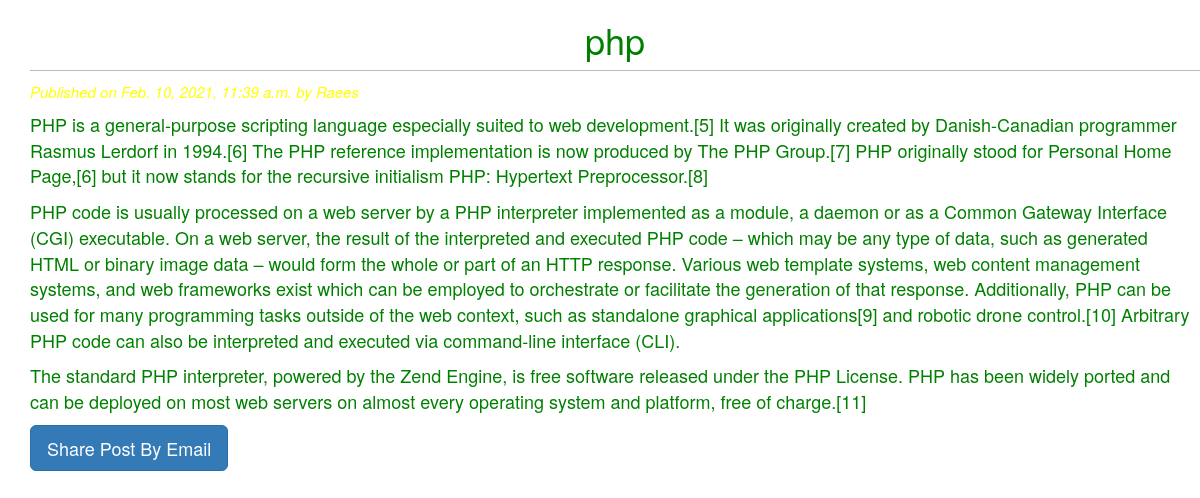
Screenshot of /2021/02/10/php/ with the database file from the repository.
### blog/models.py (models this page shows, shortened)
class Post(models.Model):
    STATUS_CHOICES=(('draft','Draft'),('published','Published'))
    title=models.CharField(max_length=264)
    slug=models.SlugField(max_length=264,unique_for_date='publish')
    author=models.ForeignKey(User,related_name='blog_posts')
    body=models.TextField()
    publish=models.DateTimeField(default=timezone.now)
    created=models.DateTimeField(auto_now_add=True)#datetime of create() action
    updated=models.DateTimeField(auto_now=True)#datetme of save() action
    status=models.CharField(max_length=10,choices=STATUS_CHOICES,default='draft')
    objects=CustomManager()
    class Meta:
        ordering=('-publish',)

### blog/views.py (the view)
# urls.py: url(r'^(?P<year>\d{4})/(?P<month>\d{2})/(?P<day>\d{2})/(?P<post>[-\w]+)/$', views.post_detail_view,name='post_detail'),
def post_detail_view(request,year,month,day,post):
     post=get_object_or_404(Post,slug=post,
     status='published',
     publish__year=year,
     publish__month=month,
     publish__day=day)
     return render(request,'blog/post_detail.html',{'post':post})

### blog/models.py (called while the page is built)
 def get_queryset(self):
     return super().get_queryset().filter(status='published')

### templates/blog/post_detail.html (shortened to what this page needs)
<!DOCTYPE html>
 {%extends 'blog/base.html'%}
 {%block content%}
 <h1>{{post.title}}</h1>
 <p id='date'>Published on {{post.publish}} by {{post.author|title}}</p>
 {{post.body|linebreaks}}
 <a href="/{{post.id}}/share" class='btn btn-lg btn-primary'>Share Post By Email</a>
 {%endblock%}

### static/css/blog.css (style rules this page uses)
#bg { background-size: 1800px 900px; background-repeat: no-repeat; background-position: top; background-attachment: fixed; }
h1 { text-align: center; border-bottom: 1px solid #bbb; padding: 0 0 10px 0; }
#date { color:yellow; font-size:15px; font-style: italic; }

### rows the page displays
Post: title "php", publish "Feb. 10, 2021, 11:39 a.m.", author "Raees", body "PHP is a general-purpose scripting language especially suited to web development.[5] It was originally created by Danish-Canadian programmer Rasmus Lerdorf in 1994.[6] The PHP reference implementation is now produced by The PHP Group.[7] PHP originally stood for Personal Home Page,[6] but it now stands for the recursive initialism PHP: Hypertext Preprocessor.[8] PHP code is usually processed on a web server by a PHP interpreter implemented as a module, a daemon or as a Common Gateway Interface (CGI) executable. On a web server, the result of the interpreted and executed PHP code – which may be any type of data, such as generated HTML or binary image data – would form the whole or part of an…"
